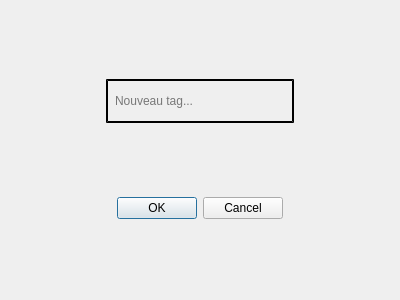
<?xml version="1.0" encoding="UTF-8"?>
<ui version="4.0">
 <class>AjoutTagDialog</class>
 <widget class="QDialog" name="AjoutTagDialog">
  <property name="geometry">
   <rect>
    <x>0</x>
    <y>0</y>
    <width>400</width>
    <height>300</height>
   </rect>
  </property>
  <property name="windowTitle">
   <string>Dialog</string>
  </property>
  <property name="styleSheet">
   <string notr="true">QLineEdit {
	color: black;
	background-color:transparent;
	border-style: outset;
	border-width: 2px;
	border-color: black;
	padding: 8% 5% 8% 5%;
	font: 14pt &quot;Ubuntu&quot;;
}</string>
  </property>
  <layout class="QVBoxLayout" name="verticalLayout">
   <item>
    <layout class="QHBoxLayout" name="horizontalLayout">
     <item>
      <spacer name="horizontalSpacer">
       <property name="orientation">
        <enum>Qt::Horizontal</enum>
       </property>
       <property name="sizeHint" stdset="0">
        <size>
         <width>40</width>
         <height>20</height>
        </size>
       </property>
      </spacer>
     </item>
     <item>
      <widget class="QLineEdit" name="lineEdit">
       <property name="minimumSize">
        <size>
         <width>188</width>
         <height>44</height>
        </size>
       </property>
       <property name="text">
        <string/>
       </property>
       <property name="placeholderText">
        <string>Nouveau tag...</string>
       </property>
      </widget>
     </item>
     <item>
      <spacer name="horizontalSpacer_2">
       <property name="orientation">
        <enum>Qt::Horizontal</enum>
       </property>
       <property name="sizeHint" stdset="0">
        <size>
         <width>40</width>
         <height>20</height>
        </size>
       </property>
      </spacer>
     </item>
    </layout>
   </item>
   <item>
    <layout class="QHBoxLayout" name="horizontalLayout_2">
     <item>
      <spacer name="horizontalSpacer_3">
       <property name="orientation">
        <enum>Qt::Horizontal</enum>
       </property>
       <property name="sizeHint" stdset="0">
        <size>
         <width>40</width>
         <height>20</height>
        </size>
       </property>
      </spacer>
     </item>
     <item>
      <widget class="QDialogButtonBox" name="buttonBox">
       <property name="orientation">
        <enum>Qt::Horizontal</enum>
       </property>
       <property name="standardButtons">
        <set>QDialogButtonBox::Cancel|QDialogButtonBox::Ok</set>
       </property>
      </widget>
     </item>
     <item>
      <spacer name="horizontalSpacer_4">
       <property name="orientation">
        <enum>Qt::Horizontal</enum>
       </property>
       <property name="sizeHint" stdset="0">
        <size>
         <width>40</width>
         <height>20</height>
        </size>
       </property>
      </spacer>
     </item>
    </layout>
   </item>
  </layout>
 </widget>
 <resources/>
 <connections>
  <connection>
   <sender>buttonBox</sender>
   <signal>accepted()</signal>
   <receiver>AjoutTagDialog</receiver>
   <slot>accept()</slot>
   <hints>
    <hint type="sourcelabel">
     <x>248</x>
     <y>254</y>
    </hint>
    <hint type="destinationlabel">
     <x>157</x>
     <y>274</y>
    </hint>
   </hints>
  </connection>
  <connection>
   <sender>buttonBox</sender>
   <signal>rejected()</signal>
   <receiver>AjoutTagDialog</receiver>
   <slot>reject()</slot>
   <hints>
    <hint type="sourcelabel">
     <x>316</x>
     <y>260</y>
    </hint>
    <hint type="destinationlabel">
     <x>286</x>
     <y>274</y>
    </hint>
   </hints>
  </connection>
 </connections>
</ui>
